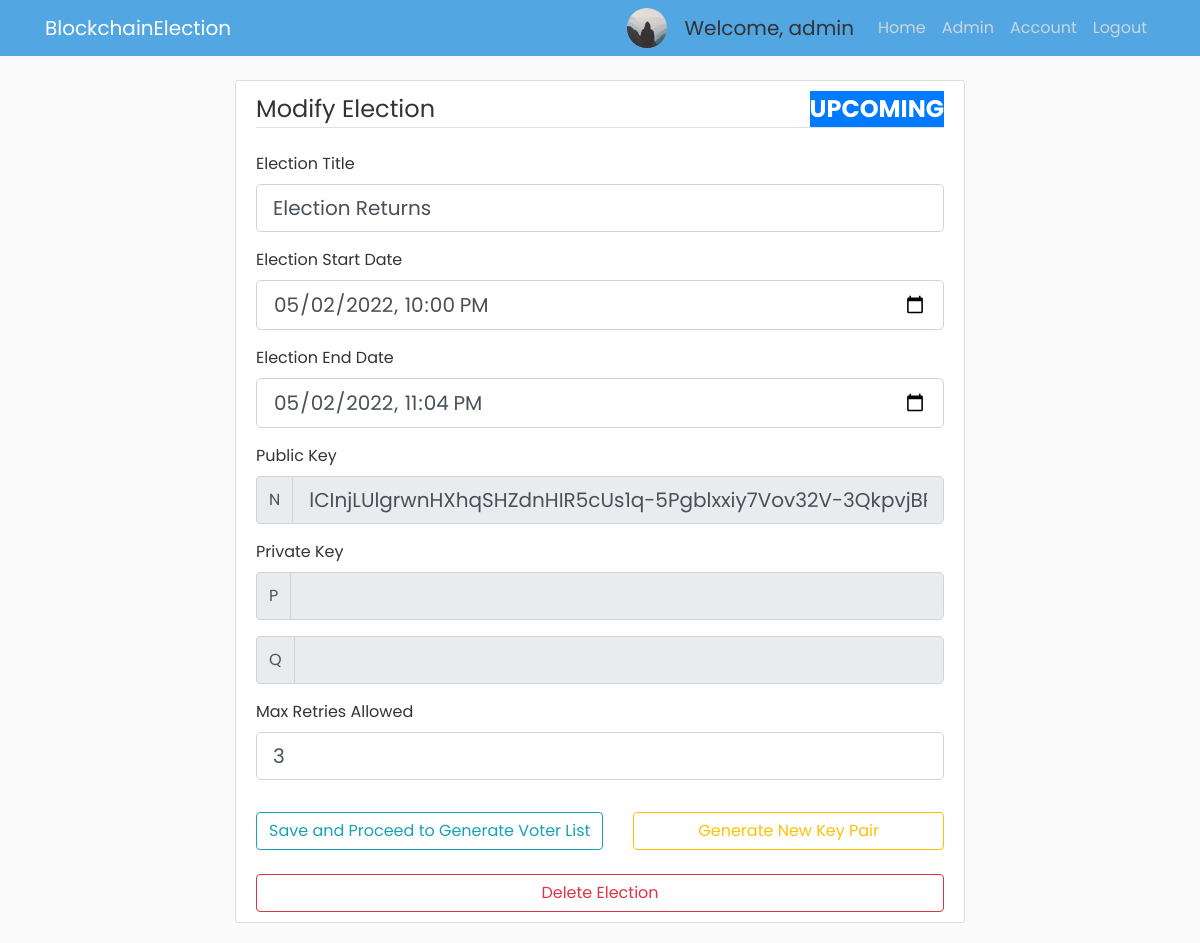
/election/E1/view (signed in), run on an earlier commit of the app's database.
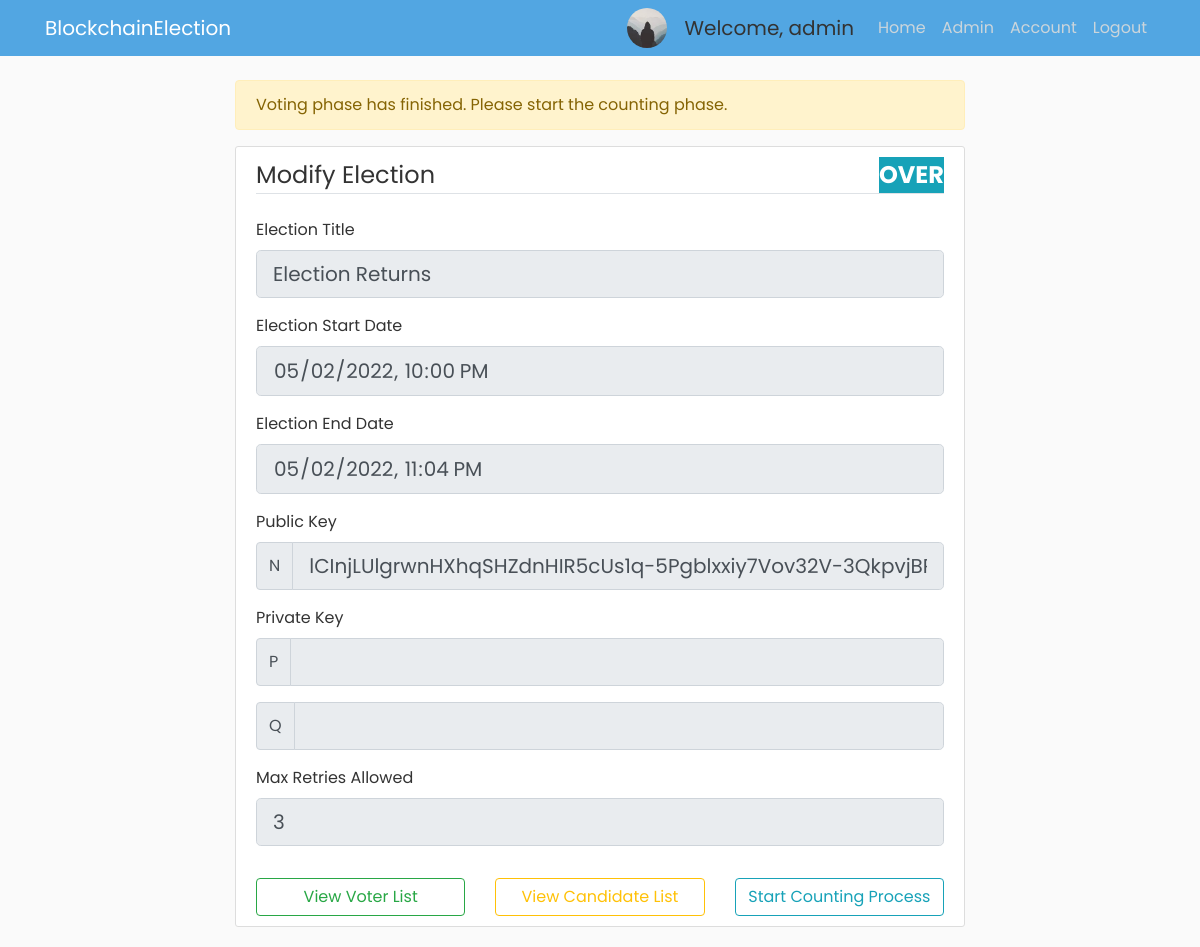
And on a later commit of the database.
### app/models.py (models this page shows, shortened)
class Voter(db.Model, UserMixin):
    id = db.Column(db.Integer, primary_key=True)
    cin = db.Column(db.String(30), unique=True, nullable=False)
    name = db.Column(db.String(255), nullable=False)
    email = db.Column(db.String(30), unique=True, nullable=False)
    dept = db.Column(db.String(4), db.ForeignKey('department.dept_code'), nullable=False)
    imagefile = db.Column(db.String(20), nullable=False, default='default.jpg')
    password = db.Column(db.String(60), nullable=False)
    join_year = db.Column(db.Integer, nullable=False, default=2016)
    is_admin = db.Column(db.Boolean, default=False, nullable=False)

class Election(db.Model):
    election_id = db.Column(db.String(5), primary_key=True, nullable=False)
    election_title = db.Column(db.String(255), nullable=False)
    create_date = db.Column(db.DateTime, nullable=False, default=datetime.utcnow)
    start_date = db.Column(db.DateTime, nullable=False, default=datetime.utcnow)
    end_date = db.Column(db.DateTime, db.CheckConstraint("end_date > start_date"), nullable=False)
    public_key = db.Column(db.Text, nullable=False, unique=True)
    max_attempt = db.Column(db.Integer, nullable=False, default=3)
    election_state = db.Column(db.String(30), db.CheckConstraint("election_state in ('upcoming', 'ongoing', 'over', 'counting_finished','past')"))
    results_published = db.Column(db.Boolean, nullable=False, default=False)

### app/routes.py (the view, shortened to what this page needs)
@app.route("/election/<id>/view", methods=['GET', 'POST'])
@login_required
def view_election(id):
    curr_election = Election.query.where(Election.election_id==id).first()
    if curr_election.election_state == 'upcoming':
        bg_color_election_state = "bg-primary"
    elif curr_election.election_state == 'ongoing':
        bg_color_election_state = "bg-warning"
    elif curr_election.election_state == "over":
        bg_color_election_state = "bg-info"
    elif curr_election.election_state == "past":
        bg_color_election_state = "bg-success"
    elif curr_election.election_state == "counting_finished":
        bg_color_election_state = "bg-danger"
    if current_user.is_admin and curr_election.election_state == 'upcoming':
        form = NewElectionForm(obj=curr_election)
        if form.validate_on_submit():
            if form.submit.data:
                curr_election.election_title = form.election_title.data
                curr_election.start_date=form.start_date.data
                curr_election.max_attempt=form.max_attempt.data
                curr_election.public_key=form.public_key.data
                db.session.commit()
                flash('Election Modified Successfully!', 'success')
                return redirect(url_for('gen_voter_list', election_id=curr_election.election_id))
            elif form.generate_keys.data:
                pubkey, privkey = paillier.generate_key_pair()
                pubkey_json = json.loads(pubkey)
                privkey_json = json.loads(privkey)
                form.public_key.data = pubkey_json["n"]
                form.private_key_p.data = privkey_json["p"]
                form.private_key_q.data = privkey_json["q"]
                return render_template("modify_election.html", private_key=privkey, election_id=curr_election.election_id, bg_color_election_state=bg_color_election_state, election_state=curr_election.election_state, title="Modify Election", form=form)
            elif form.delete_election.data:
                Election.query.filter_by(election_id=curr_election.election_id).delete()
                db.session.commit()
                flash('Successfully Deleted that Election!', 'success')
                return redirect(url_for('home'))
        else:
            return render_template("modify_election.html", election_id=curr_election.election_id, bg_color_election_state=bg_color_election_state, election_state=curr_election.election_state,title="Modify Election", form=form)
    elif current_user.is_admin and curr_election.election_state == 'over':
        form = NewElectionForm(obj=curr_election)
        if form.home.data:
            return redirect(url_for('home'))
        elif form.start_counting.data:
            return "Start Counting"
        for field in form:
            field.render_kw = {"readonly": True}
        flash('Voting phase has finished. Please start the counting phase.', 'warning')
        return render_template("modify_election.html", election_id=curr_election.election_id, bg_color_election_state=bg_color_election_state, election_state=curr_election.election_state, title="Modify Election", form=form)
    elif curr_election.election_state == 'past':
        return "Summary page"
    elif not current_user.is_admin and curr_election.election_state == 'over' or curr_election.election_state == 'counting_finished':
        return "Results are yet to be published"

### app/forms.py (shortened to what this page needs)
class NewElectionForm(FlaskForm):
    election_title = StringField('Election Title', validators=[DataRequired()])
    start_date = DateTimeLocalField('Election Start Date', default=time_util.hour_rounder(datetime.now()), format='%Y-%m-%dT%H:%M', validators=[DataRequired()])
    end_date = DateTimeLocalField('Election End Date', format='%Y-%m-%dT%H:%M', validators=[DataRequired()])
    public_key = StringField('Public Key', render_kw={'readonly': True})
    private_key_p = StringField('Private Key', render_kw={'readonly': True})
    private_key_q = StringField('Private Key', render_kw={'readonly': True})
    max_attempt = IntegerField('Max Retries Allowed', default=3, validators=[DataRequired(), NumberRange(min=3, max=10)])
    submit = SubmitField('Save and Proceed to Generate Voter List')
    generate_keys = SubmitField('Generate New Key Pair')
    home = SubmitField("Home")
    end_election = SubmitField("End Election")
    start_counting = SubmitField("Start Counting Process")
    delete_election = SubmitField("Delete Election")
    publish_results = SubmitField("Publish Results")

### app/models.py (called while the page is built)
@login_manager.user_loader
def load_user(user_id):
    return Voter.query.get(int(user_id))

### app/templates/modify_election.html (shortened to what this page needs)
{% extends "admin_base.html" %}
{% block content %}
<div class="content-section">
    <form action="" method="POST">
      <fieldset class="form-group">
        <legend class="border-bottom mb-4">Modify Election
          <span class="{{ bg_color_election_state }} font-weight-bold text-white float-right">{{ election_state|replace('_', ' ')|upper  }}</span>
        </legend>
        <div class="form-group">
          {{ form.election_title.label(class="form-control-label") }}
          {% if form.election_title.errors%}
            {{ form.election_title(class="form-control form-control-lg is-invalid") }}
            <div class="invalid-feedback">
              {% for error in form.election_title.errors %}
              <span>{{ error }}</span>
              {% endfor %}
            </div>
          {% else %}
            {{ form.election_title(class="form-control form-control-lg") }}
            {% endif %}
        </div>
        <div class="form-group mt-2">
          {{ form.start_date.label(class="form-control-label") }}
          {% if form.start_date.errors %}
            {{ form.start_date(class="datetime form-control form-control-lg is-invalid") }}
            <div class="invalid-feedback">
              {% for error in form.start_date.errors %}
              <span>{{ error }}</span>
              {% endfor %}
            </div>
          {% else %}
          {{ form.start_date(class="datetime form-control form-control-lg") }}
          {% endif %}
        </div>
        <div class="form-group mt-2">
          {{ form.end_date.label(class="form-control-label") }}
          {% if form.end_date.errors %}
            {{ form.end_date(class="datetime form-control form-control-lg is-invalid") }}
            <div class="invalid-feedback">
              {% for error in form.end_date.errors %}
              <span>{{ error }}</span>
              {% endfor %}
            </div>
          {% else %}
            {{ form.end_date(class="datetime form-control form-control-lg") }}
          {% endif %}
        </div>
        <div class="form-group mt-2">
          {{ form.public_key.label(class="form-control-label") }}
          {% if form.public_key.errors %}
            {{ form.public_key(class="form-control form-control-lg is-invalid") }}
            <div class="invalid-feedback">
              {% for error in form.public_key.errors %}
              <span>{{ error }}</span>
              {% endfor %}
            </div>
          {% else %}
            <div class="input-group mb-3">
              <div class="input-group-prepend">
                <span class="input-group-text" id="basic-addon1">N</span>
              </div>
              {{ form.public_key(class="form-control form-control-lg form-control") }}
            </div>
          {% endif %}
        </div>
        <div class="form-group mt-2">
          {{ form.private_key_p.label(class="form-control-label") }}
          {% if form.private_key_p.errors %}
            {{ form.private_key_p(class="form-control form-control-lg is-invalid") }}
            <div class="invalid-feedback">
              {% for error in form.private_key_p.errors %}
              <span>{{ error }}</span>
              {% endfor %}
            </div>
          {% else %}
          <div class="input-group mb-3">
            <div class="input-group-prepend">
              <span class="input-group-text" id="basic-addon1">P</span>
            </div>
            {{ form.private_key_p(class="form-control form-control-lg") }}
          </div>
          {% endif %}
        </div>
        <div class="form-group mt-2">
          {% if form.private_key_q.errors %}
            {{ form.private_key_q(class="form-control form-control-lg is-invalid") }}
            <div class="invalid-feedback">
              {% for error in form.private_key_q.errors %}
              <span>{{ error }}</span>
              {% endfor %}
            </div>
          {% else %}
          <div class="input-group mb-3">
            <div class="input-group-prepend">
              <span class="input-group-text" id="basic-addon1">Q</span>
            </div>
            {{ form.private_key_q(class="form-control form-control-lg") }}
          </div>
          {% endif %}
        </div>
        <div class="form-group mt-2">
          {{ form.max_attempt.label(class="form-control-label") }}
          {% if form.max_attempt.errors %}
            {{ form.max_attempt(class="form-control form-control-lg is-invalid") }}
            <div class="invalid-feedback">
              {% for error in form.max_attempt.errors %}
              <span>{{ error }}</span>
              {% endfor %}
            </div>
          {% else %}
            {{ form.max_attempt(class="form-control form-control-lg") }}
            {% endif %}
        </div>
      </fieldset>
      <div class="row">
        {% if election_state == "upcoming" %}
          <div class="col">
            {{ form.submit(class="btn btn-outline-info btn-block") }}
          </div>
          <div class="col">
            {{ form.generate_keys(class="btn btn-outline-warning btn-block") }}
          </div>
          {% if private_key is not defined %}
          <div class="col">
            <button type="button" class="btn btn-outline-danger mt-4 btn-block" data-toggle="modal" data-target="#deleteModal">
              Delete Election
            </button>
          </div>
          {% endif %}
        {% elif election_state == "over" %}
          <div class="col">
            <a  class="btn btn-outline-success btn-block"
                href="{{ url_for('gen_voter_list', election_id=election_id) }}" role="button">
                View Voter List
            </a>
          </div>
          <div class="col">
            <a  class="btn btn-outline-warning btn-block"
                href="{{ url_for('gen_candidate_list', election_id=election_id) }}" role="button">
                View Candidate List
            </a>
          </div>
          <div class="col">
            {{ form.start_counting(class="btn btn-outline-info btn-block") }}
          </div>
        {% endif %}
      </div>
    </form>
  </div>
{% endblock content %}

### app/templates/admin_base.html (shortened to what this page needs)
<!DOCTYPE html>
<html lang="en">
  <head>
    <link rel="stylesheet" href="https://maxcdn.bootstrapcdn.com/bootstrap/4.0.0/css/bootstrap.min.css">
    <link rel="stylesheet" type="text/css" href="{{ url_for('static', filename='main.css') }}">
  </head>
  <body>
    {% include "navbar.html" %}
    <main role="main" class="container">
        <div class="row h-100 justify-content-center">
          <div class="col-md-8">
            {% with messages = get_flashed_messages(with_categories=true) %}
              {% if messages %}
                {% for category, message in messages %}
                  <div class="alert alert-{{ category }}">
                    {{ message }}
                  </div>
                {% endfor %}
              {% endif %}
            {% endwith %}
            {% block content %}
            {% endblock %}
          </div>
        </div>
      </main>
    </body>
  </html>

### app/templates/navbar.html (shortened to what this page needs)
<header class="site-header">
  <nav class="navbar navbar-expand-md navbar-dark bg-steel fixed-top">
    <div class="container">
      <a class="navbar-brand mr-4" href="{{ url_for('home') }}">BlockchainElection</a>
      <div class="collapse navbar-collapse" id="navbarToggle">
        <div class="navbar-nav ml-auto">
          {% if current_user.is_admin %}
          <img class="rounded-circle account-img-small" src="/static/profile_pics/{{ current_user.imagefile }}">
          <a class="navbar-brand disabled ml-2" style="cursor: default;">Welcome, {{ current_user.cin }}</a>
          <a class="nav-item nav-link" href="{{ url_for('home') }}">Home</a>
          <a class="nav-item nav-link" href="{{ url_for('admin') }}">Admin</a>
          <a class="nav-item nav-link" href="{{ url_for('account') }}">Account</a>
          <a class="nav-item nav-link" href="{{ url_for('logout') }}">Logout</a>
          {% else %}
            <a class="nav-item nav-link" href="{{ url_for('login') }}">Login</a>
            <a class="nav-item nav-link" href="{{ url_for('register') }}">Register</a>
          {% endif %}
        </div>
      </div>
    </div>
  </nav>
</header>

### app/static/main.css (style rules this page uses)
body { background: #fafafa; color: #333333; margin-top: 5rem; font-family: "Poppins", sans-serif; }
.bg-steel { background-color: #52a6e2; }
.site-header .navbar-nav .nav-link { color: #cbd5db; }
.content-section { background: #ffffff; padding: 10px 20px; border: 1px solid #dddddd; border-radius: 3px; margin-bottom: 20px; }
.account-img-small { height: 40px; width: 40px; margin-right: 10px; }

What changed in the data, as far as the page shows it:
changed Election "Election Returns": election_state "UPCOMING" → "OVER"
Also different on the page:
form field start_counting: (not shown) → "Start Counting Process"
form field submit: "Save and Proceed to Generate Voter List" → (not shown)
form field generate_keys: "Generate New Key Pair" → (not shown)
new list line: "Voting phase has finished. Please start the counting phase."
text no longer shown: "Delete Election"
text now shown: "View Voter List View Candidate List"
